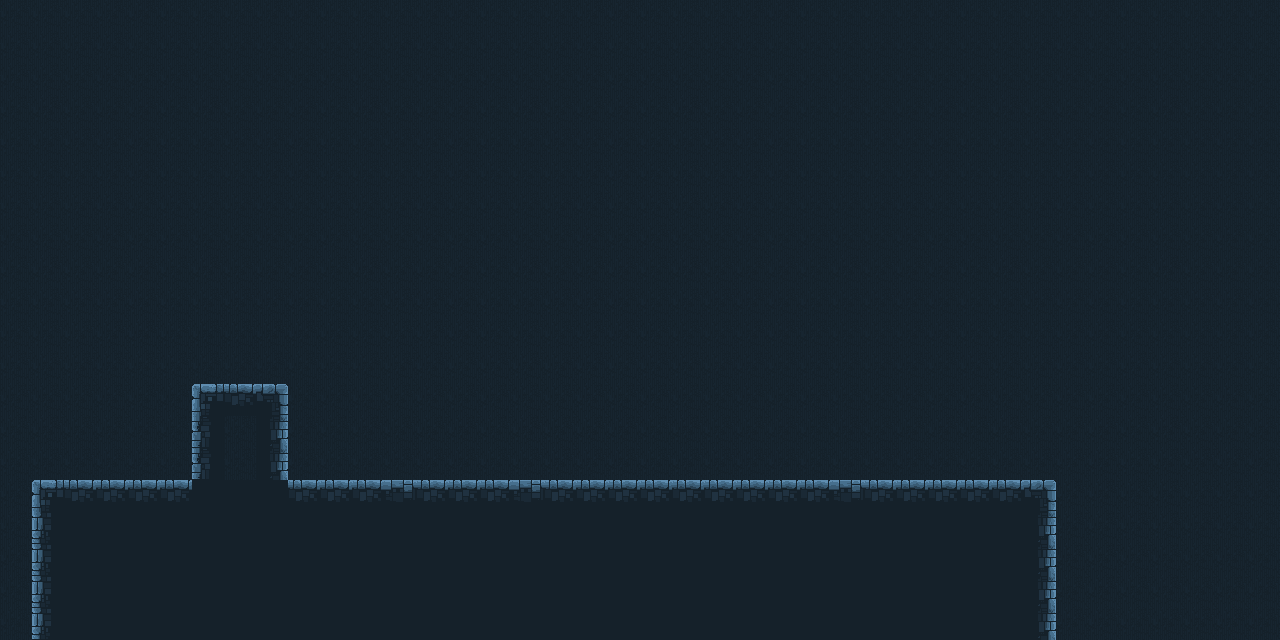

This game map was drawn from its Tiled (.tmx) file and the tilesets committed beside it. A one-line description and the trimmed map source follow:
An orthogonal 40x20 tile map with 32x32 px tiles, 1 tile layer (foreground), 8 tilesets and 2 objects (player, goal).

<map version="1.0" orientation="orthogonal" renderorder="right-down" width="40" height="20" tilewidth="32" tileheight="32" nextobjectid="69">
 <tileset firstgid="1" name="tileset" tilewidth="32" tileheight="32" tilecount="54">
  <image source="../images/tileset.png" width="192" height="288" />
 </tileset>
 <tileset firstgid="55" name="enemy" tilewidth="32" tileheight="32" tilecount="1">
  <image source="../images/enemy.png" width="32" height="32" />
 </tileset>
 <tileset firstgid="56" name="player" tilewidth="64" tileheight="64" tilecount="12">
  <image source="../images/player.png" width="256" height="192" />
 </tileset>
 <tileset firstgid="68" name="coin" tilewidth="32" tileheight="32" tilecount="5">
  <image source="../images/coin.png" width="160" height="32" />
 </tileset>
 <tileset firstgid="73" name="spikes" tilewidth="32" tileheight="32" tilecount="2">
  <image source="../images/spikes.png" width="64" height="32" />
 </tileset>
 <tileset firstgid="75" name="shooter" tilewidth="32" tileheight="32" tilecount="1">
  <image source="../images/shooter.png" width="32" height="32" />
 </tileset>
 <tileset firstgid="76" name="mobile_platform" tilewidth="128" tileheight="32" tilecount="1">
  <image source="../images/mobile_platform.png" width="128" height="32" />
 </tileset>
 <tileset firstgid="77" name="goal" tilewidth="96" tileheight="96" tilecount="1">
  <image source="../images/goal.png" width="96" height="96" />
 </tileset>
 <layer name="foreground" width="40" height="20">
  <data>[800 cells, 800 non-empty, 10 distinct tile ids]</data>
 </layer>
 <objectgroup name="characters">
  <object id="1" name="player" type="player" gid="56" x="64" y="480" width="64" height="64" />
  <object id="68" name="goal" type="goal" gid="77" x="352" y="480" width="96" height="96" />
 </objectgroup>
</map>
